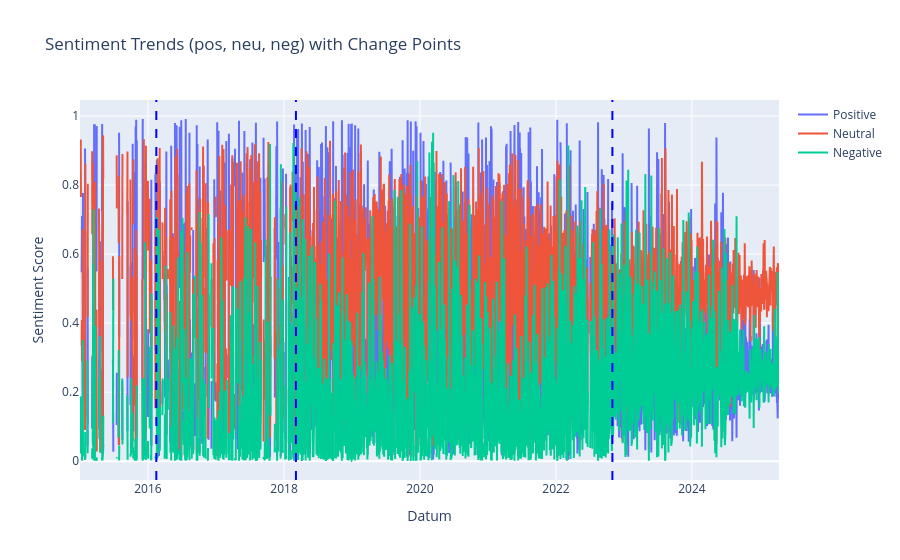

Here is the notebook cell this chart was saved with:
### Code cell
# Plot: Sentiment Analysis (pos, neu, neg) with Change Point Detection

fig_sent = go.Figure()
fig_sent.add_trace(go.Scatter(
    x=final_daily_df["date"],
    y=final_daily_df["pos"],
    mode='lines',
    name='Positive'
))
fig_sent.add_trace(go.Scatter(
    x=final_daily_df["date"],
    y=final_daily_df["neu"],
    mode='lines',
    name='Neutral'
))
fig_sent.add_trace(go.Scatter(
    x=final_daily_df["date"],
    y=final_daily_df["neg"],
    mode='lines',
    name='Negative'
))

# Prepare data for change point detection (all three sentiments)
sentiment_data = final_daily_df[["pos", "neu", "neg"]].fillna(0).values

model_sent = rpt.Binseg(model="l2")
n_bkps_sent = 3  # Adjust as needed
breakpoints_sent = model_sent.fit_predict(sentiment_data, n_bkps=n_bkps_sent)

# Add vertical lines for detected breakpoints
for bkp in breakpoints_sent[:-1]:
    fig_sent.add_vline(
        x=final_daily_df["date"].iloc[bkp],
        line=dict(color="blue", dash="dash"),
        name="Breakpoint"
    )

fig_sent.update_layout(
    title="Sentiment Trends (pos, neu, neg) with Change Points",
    xaxis_title="Datum",
    yaxis_title="Sentiment Score"
)

print("Detected breakpoints for sentiment (pos, neu, neg):", breakpoints_sent)
print("Breakpoints as dates:", final_daily_df['date'].iloc[breakpoints_sent[:-1]].tolist())

fig_sent.show()

### Figure 1 — Plotly figure (JSON) as saved in the notebook; plotly's stock layout.template omitted (floating-point values rounded to 4 significant figures; data arrays with more than 128 entries replaced by an {"elided": "..."} marker saying what was removed)
{"data": [{"mode": "lines", "name": "Positive", "type": "scatter", "x": {"elided": "3756 str values"}, "y": {"elided": "3756 float values"}}, {"mode": "lines", "name": "Neutral", "type": "scatter", "x": {"elided": "3756 str values"}, "y": {"elided": "3756 float values"}}, {"mode": "lines", "name": "Negative", "type": "scatter", "x": {"elided": "3756 str values"}, "y": {"elided": "3756 float values"}}], "layout": {"shapes": [{"line": {"color": "blue", "dash": "dash"}, "name": "Breakpoint", "type": "line", "x0": "2016-02-15T00:00:00", "x1": "2016-02-15T00:00:00", "xref": "x", "y0": 0, "y1": 1, "yref": "y domain"}, {"line": {"color": "blue", "dash": "dash"}, "name": "Breakpoint", "type": "line", "x0": "2018-03-06T00:00:00", "x1": "2018-03-06T00:00:00", "xref": "x", "y0": 0, "y1": 1, "yref": "y domain"}, {"line": {"color": "blue", "dash": "dash"}, "name": "Breakpoint", "type": "line", "x0": "2022-10-31T00:00:00", "x1": "2022-10-31T00:00:00", "xref": "x", "y0": 0, "y1": 1, "yref": "y domain"}], "title": {"text": "Sentiment Trends (pos, neu, neg) with Change Points"}, "xaxis": {"title": {"text": "Datum"}}, "yaxis": {"title": {"text": "Sentiment Score"}}}}
